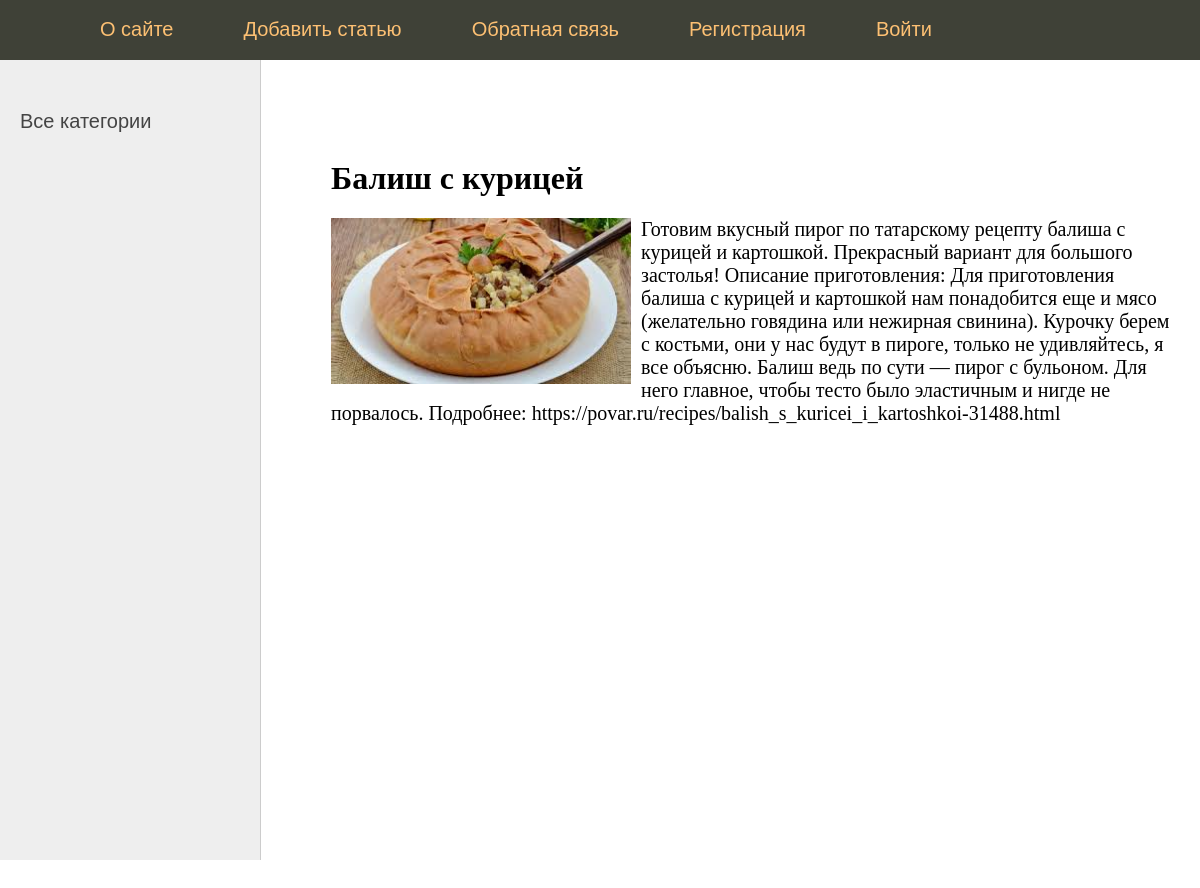
The app's page /post/1/ with its own data.
### app/models.py (models this page shows, shortened)
class Bake(models.Model):
    title = models.CharField(max_length=255)
    content = models.TextField(blank=True)
    photo = models.ImageField(upload_to="photos/%Y/%m/%d/")
    time_create = models.DateTimeField(auto_now=True)
    time_update = models.DateTimeField(auto_now=True)
    is_published = models.BooleanField(default=True)
    cat = models.ForeignKey('Category', on_delete=models.PROTECT, null=True)

### app/views.py (the view)
# urls.py: path('post/<int:post_id>/', show_post, name='post'),
def show_post(request, post_id):
    post = get_object_or_404(Bake, pk=post_id)
    data = {
        'post': post,
        'menu': menu,
        'title': post.title,
        'cat_selected': post.cat_id
    }
    return render(request, 'post.html', context=data)

### templates/post.html
{% extends 'base.html' %}
{% block content %}
<h1>{{post.title}}</h1>
{% if post.photo %}
<p> <img class="img-article-left" src="{{post.photo.url}}" </p>
{% endif %}
{{post.content|linebreaks}}
{% endblock %}

### static/css/styles.css (style rules this page uses)
html, body { font-family: 'Arial'; margin: 0; padding: 0; height: 100%; width: 100%; color: #444; }
img { max-width: 600px; height: auto; }
img.img-article-left { max-width: 300px; height: auto; float: left; padding: 0 10px 10px 0; }
.content-text h1 { font-size: 32px; }

### records on screen
Bake: title "Балиш с курицей", photo (picture), content "Готовим вкусный пирог по татарскому рецепту балиша с курицей и картошкой. Прекрасный вариант для большого застолья! Описание приготовления: Для приготовления балиша с курицей и картошкой нам понадобится еще и мясо (желательно говядина или нежирная свинина). Курочку берем с костьми, они у нас будут в пироге, только не удивляйтесь, я все объясню. Балиш ведь по сути — пирог с бульоном. Для него главное, чтобы тесто было эластичным и нигде не порвалось. Подробнее: https://povar.ru/recipes/balish_s_kuricei_i_kartoshkoi-31488.html"

### other values on screen
{{ m.title }} "О сайте" "Добавить статью" "Обратная связь" "Регистрация" "Войти"
